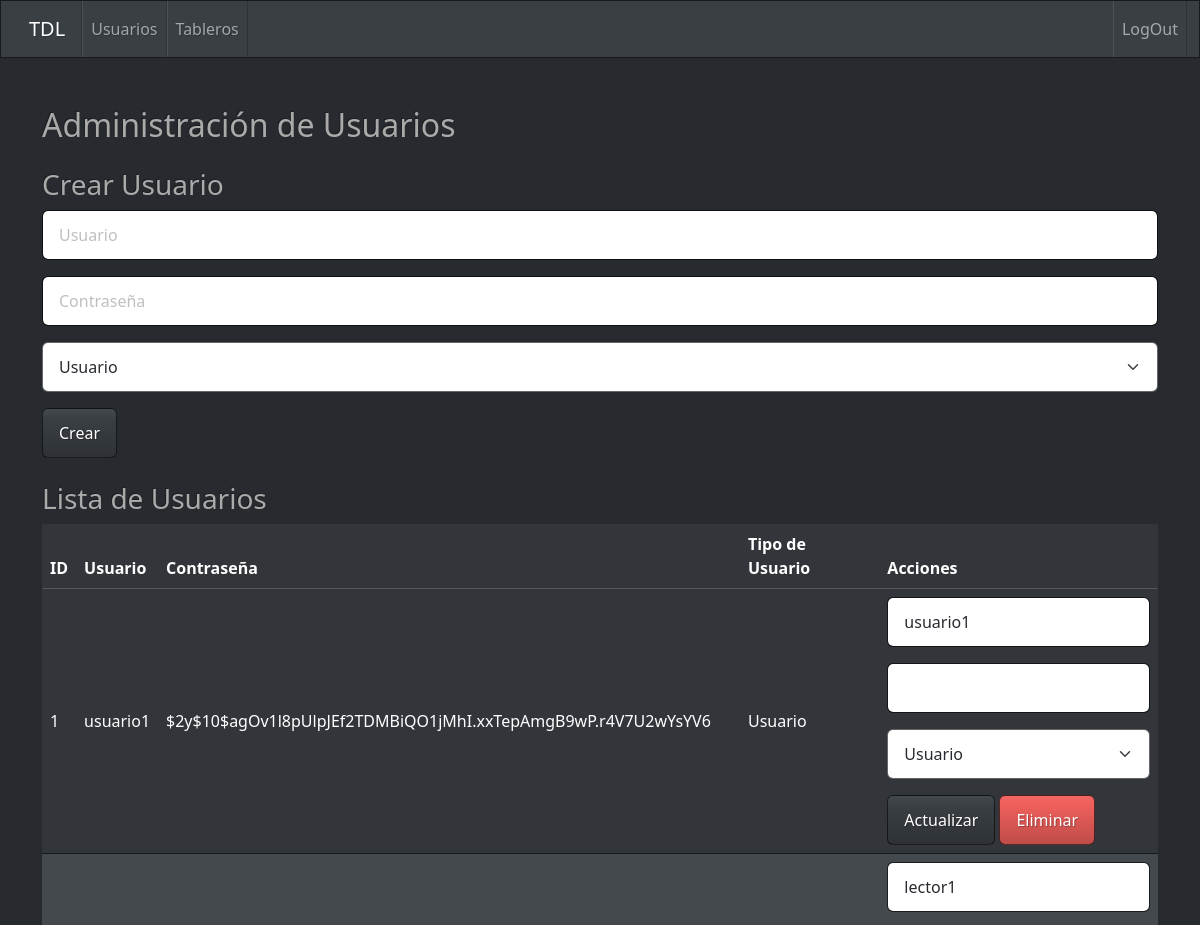
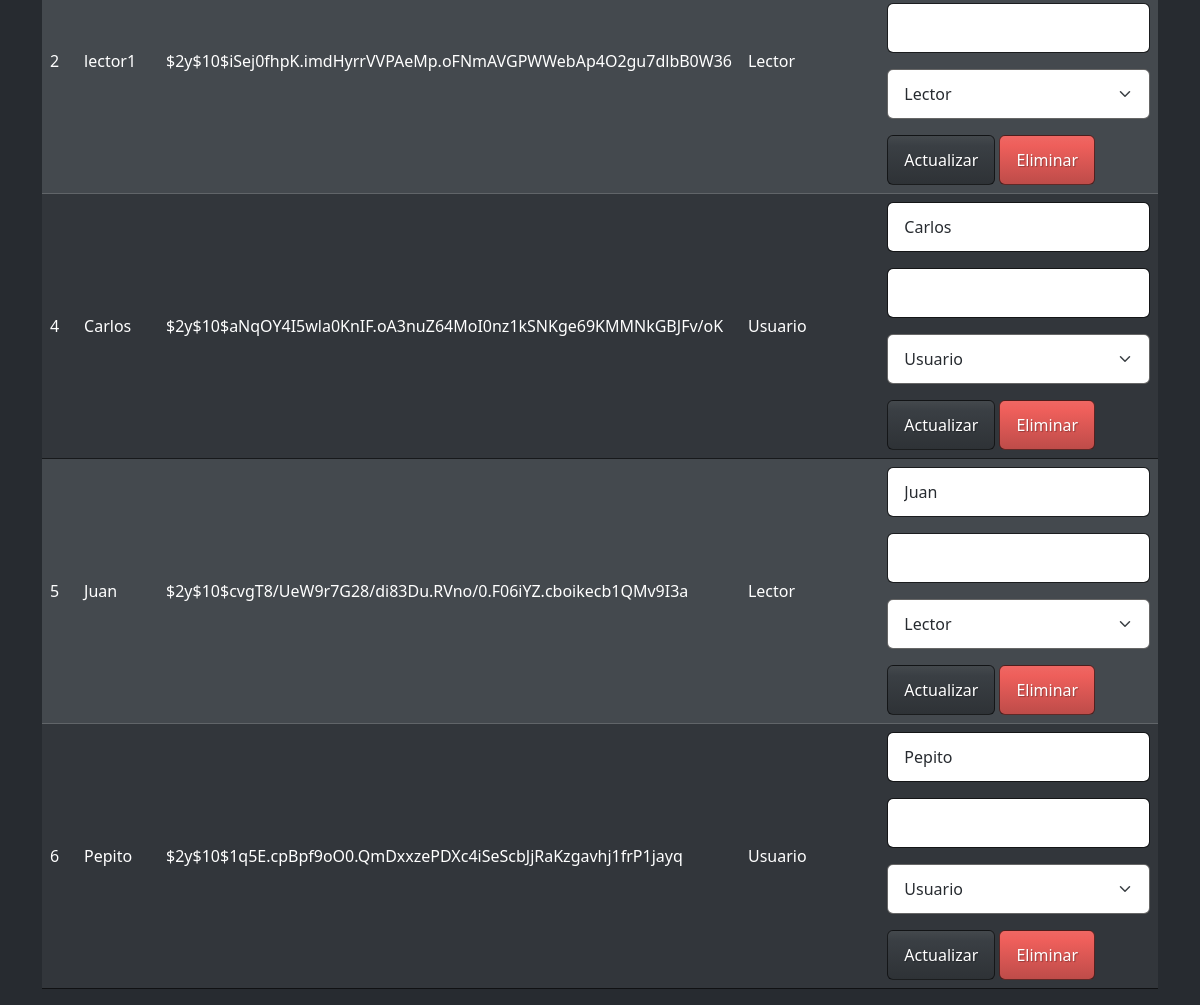
The app's page /vista/crudUsuarios.php (signed in) with its own data (2 pictures, top to bottom).
### tables this page shows
CREATE TABLE IF NOT EXISTS `usuario` (
  `id` int(11) NOT NULL AUTO_INCREMENT,
  `usuario` varchar(255) NOT NULL,
  `password` varchar(255) NOT NULL,
  `tipo_id` int(11) DEFAULT NULL,
  PRIMARY KEY (`id`),
  KEY `tipo_id` (`tipo_id`)
);

### vista/crudUsuarios.php (the view, shortened to what this page needs)
<?php
if (isset($_SESSION['user_type']) && $_SESSION['user_type'] == 1) {
    $host = "localhost";
    $db = "todolist";
    $user = "root";
    $password = "";
    $dsn = "mysql:host=" . $host . ";dbname=" . $db;
    $opciones = array(
        PDO::ATTR_ERRMODE => PDO::ERRMODE_EXCEPTION
    );
    try {
        $pdo = new PDO($dsn, $user, $password, $opciones);
    } catch (PDOException $th) {
        echo "Error de conexión a la base de datos: " . $th->getMessage();
        exit();
    }
    function listarUsuarios($pdo) {
        $statement = $pdo->query("SELECT * FROM usuario");
        return $statement->fetchAll();
    }
    $usuarios = listarUsuarios($pdo);
}
?>
<!doctype html>
<html lang="en">
  <head>
    <link href="https://bootswatch.com/5/slate/bootstrap.min.css" rel="stylesheet">
    <link rel="stylesheet" href="https://cdnjs.cloudflare.com/ajax/libs/font-awesome/6.0.0-beta2/css/all.min.css">
  </head>
<body>
    <?php include('navBar.php'); ?>
    <div class="container mt-5">
        <h2 class="mb-4">Administración de Usuarios</h2>
        <form method="post" class="mb-4">
            <h3>Crear Usuario</h3>
            <div class="mb-3">
                <input type="text" name="nuevo_usuario" class="form-control" placeholder="Usuario" required>
            </div>
            <div class="mb-3">
                <input type="password" name="nueva_password" class="form-control" placeholder="Contraseña" required>
            </div>
            <div class="mb-3">
                <select name="nuevo_tipo_id" class="form-select">
                    <option value="1">Usuario</option>
                </select>
            </div>
            <button type="submit" name="crear" class="btn btn-primary">Crear</button>
        </form>
        <h3>Lista de Usuarios</h3>
        <table class="table ">
            <thead>
                <tr class="table-dark">
                    <th>ID</th>
                    <th>Usuario</th>
                    <th>Contraseña</th>
                    <th>Tipo de Usuario</th>
                    <th>Acciones</th>
                </tr>
            </thead>
            <tbody>
                <?php $i=1; foreach ($usuarios as $usuario) { ?>
                        <?php
                        $i++;
                        if($i%2==0){
                            echo '<tr class="">';
                        }else{
                            echo '<tr class="table-primary">';
                        }
                        ?>
                        <td class="align-middle"><?php echo $usuario['id']; ?></td>
                        <td class="align-middle"><?php echo $usuario['usuario']; ?></td>
                        <td class="align-middle"><?php echo $usuario['password']; ?></td>
                        <td class="align-middle"><?php echo ($usuario['tipo_id'] == 1) ? 'Usuario' : 'Lector'; ?></td>
                        <td>
                            <form method="post">
                                <div class="mb-3">
                                    <input type="text" name="usuario_actualizar" value="<?php echo $usuario['usuario']; ?>" class="form-control" required>
                                </div>
                                <div class="mb-3">
                                    <input type="text" name="password_actualizar"  class="form-control" required>
                                </div>
                                <div class="mb-3">
                                    <select name="tipo_id_actualizar" class="form-select">
                                        <option value="1" <?php echo ($usuario['tipo_id'] == 1) ? 'selected' : ''; ?>>Usuario</option>
                                        <option value="2" <?php echo ($usuario['tipo_id'] == 2) ? 'selected' : ''; ?>>Lector</option>
                                    </select>
                                </div>
                                <button type="submit" name="actualizar" class="btn btn-primary">Actualizar</button>
                                <form method="post">
                                    <button type="submit" name="eliminar" class="btn btn-danger">Eliminar</button>
                                </form>
                            </form>
                        </td>
                    </tr>
                <?php } ?>
            </tbody>
        </table>
    </div>
</body>
</html>

### vista/navBar.php (shortened to what this page needs)
<?php
if (isset($_SESSION['user_type'])) {
      $user_type = $_SESSION['user_type'];
    if ($user_type == 1) {
  echo '
<nav class="navbar navbar-expand-lg bg-primary" data-bs-theme="dark">
  <div class="container-fluid">
    <a class="navbar-brand" href="dashboard.php">TDL</a>
    <button class="navbar-toggler" type="button" data-bs-toggle="collapse" data-bs-target="#navbarColor01" aria-controls="navbarColor01" aria-expanded="false" aria-label="Toggle navigation">
      <span class="navbar-toggler-icon"></span>
    </button>
    <div class="collapse navbar-collapse" id="navbarColor01">
       <ul class="navbar-nav me-auto">
       <li class="nav-item">
          <a class="nav-link " href="crudUsuarios.php">Usuarios
          </a>
        </li>
        <li class="nav-item">
          <a class="nav-link" href="crudTableros.php">Tableros</a>
        </li>
      </ul>
      <div  class="d-flex">
        <ul class="navbar-nav me-auto">
        <li class="nav-item">
          <form action="../controlador/logout.php" method="POST">
          <button class="nav-link"  type="submit">LogOut</button>
          </form>
        </li>
        </ul>
    </div>
    </div>
  </div>
</nav>';}
}
?>

### records on screen
usuario: id "1", usuario "usuario1", password "$2y$10$agOv1l8pUlpJEf2TDMBiQO1jMhI.xxTepAmgB9wP.r4V7U2wYsYV6", shows "Usuario", usuario_actualizar "usuario1", tipo_id_actualizar "Usuario"
usuario: id "2", usuario "lector1", password "$2y$10$iSej0fhpK.imdHyrrVVPAeMp.oFNmAVGPWWebAp4O2gu7dlbB0W36", shows "Lector", usuario_actualizar "lector1", tipo_id_actualizar "Lector"
usuario: id "4", usuario "Carlos", password "$2y$10$aNqOY4I5wla0KnIF.oA3nuZ64MoI0nz1kSNKge69KMMNkGBJFv/oK", shows "Usuario", usuario_actualizar "Carlos", tipo_id_actualizar "Usuario"
usuario: id "5", usuario "Juan", password "$2y$10$cvgT8/UeW9r7G28/di83Du.RVno/0.F06iYZ.cboikecb1QMv9I3a", shows "Lector", usuario_actualizar "Juan", tipo_id_actualizar "Lector"
usuario: id "6", usuario "Pepito", password "$2y$10$1q5E.cpBpf9oO0.QmDxxzePDXc4iSeScbJjRaKzgavhj1frP1jayq", shows "Usuario", usuario_actualizar "Pepito", tipo_id_actualizar "Usuario"
